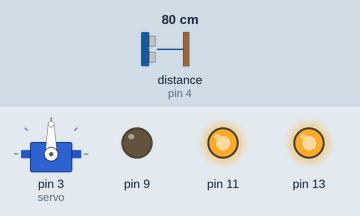
This sketch was run on a simulated Arduino Uno, built with avr-gcc and run on an emulated ATmega328P. Parts: servo, output pins drawn as LEDs (lit = HIGH). Wiring (inferred from the names in the program): ultrasonic range finder: trigger pin 5; echo pin 4. Inputs (shaded band) come from the test bench; at power-on: distance to the obstacle (sensor on pin 4) 80 cm. The echo pulse lasts 58.3 µs per cm; random numbers use the default seed unless the sketch sets one; pins used as bus, display or sensor lines are not drawn.

Above: at 1.2 s.
1.3 s: distance to the obstacle (sensor on pin 4) set to 19 cm
2.8 s: distance to the obstacle (sensor on pin 4) set to 14 cm
At 4.3 s:
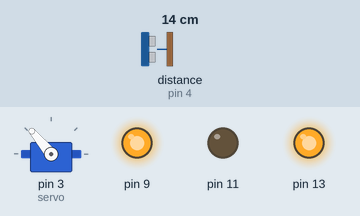
5.8 s: distance to the obstacle (sensor on pin 4) set to 18 cm
7.4 s: distance to the obstacle (sensor on pin 4) set to 2 cm
At 7.75 s:
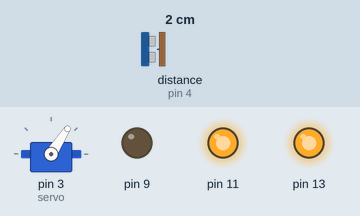
At 9.0 s:
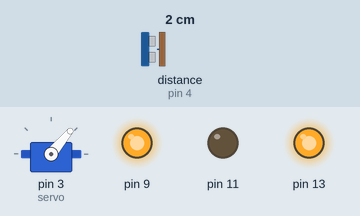
10.4 s: distance to the obstacle (sensor on pin 4) set to 35 cm
13.4 s: distance to the obstacle (sensor on pin 4) set to 4 cm
At 16.6 s:
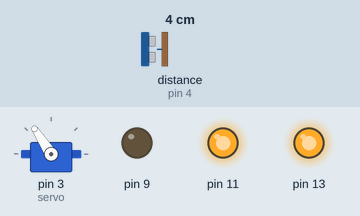
Timing chart, 0 to 63.9 s (numbered marks = the images above; inputs shaded):
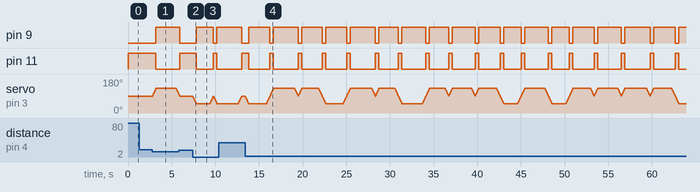

The sketch:

Ultrasonic.ino
```cpp
/*
 * Author: Avery Gosselin
 * Last Updated: 6/6/2021
*/
#include <Servo.h>

//Servo
Servo servo;
int curPos = 90;

//Ultrasonic sensor
#define echoPin 4
#define trigPin 5

void setup()
{
  //Initialize motor
  pinMode(13, OUTPUT);
  pinMode(11, OUTPUT);
  pinMode(9, OUTPUT);
  digitalWrite(13, HIGH);
  forward();

  //Initialize servo
  servo.attach(3);
  servo.write(90);
  Serial.begin(9600);

  //Initialize ultrasonic sensor
  pinMode(trigPin, OUTPUT);
  pinMode(echoPin, INPUT);
}

int checkDist(){
  long duration; // variable for the duration of sound wave travel
  int distance; // variable for the distance measurement

  digitalWrite(trigPin, LOW);
  delayMicroseconds(2);

  // Sets the trigPin HIGH (ACTIVE) for 10 microseconds
  digitalWrite(trigPin, HIGH);
  delayMicroseconds(10);
  digitalWrite(trigPin, LOW);

  // Reads the echoPin, returns the sound wave travel time in microseconds
  duration = pulseIn(echoPin, HIGH);

  // Calculating the distance
  distance = duration * 0.034 / 2; // Speed of sound wave divided by 2 (go and back)

  // Returns calculated distance
  return distance;
}

void changeDir(){
  long randTime = random(1500, 2500);
  long randTurn = random(1,3);
  if(randTurn < 2.0){
    turn(50);
  }
  else{
    turn(130);
  }
  backward();
  delay(randTime);

  turn(90);
  forward();
}

//Turns the rover to a specified servo angle at a reasonable speed.
void turn(int target)
{
  int toAdd = 0;
  if(target > curPos){
    toAdd = 1;
  }
  else{
    toAdd = -1;
  }
  while(curPos != target){
    curPos += toAdd;
    delay(10);
    servo.write(curPos);
  }
}

//Drive the rover backwards (may vary depending on how you wired the motor)
void backward()
{
  digitalWrite(13, HIGH);
  digitalWrite(11, LOW);
  digitalWrite(9, HIGH);
}

//Drive the rover forwards (may vary depending on how you wired the motor)
void forward()
{
  digitalWrite(13, HIGH);
  digitalWrite(11, HIGH);
  digitalWrite(9, LOW);
}

//Stops the rover
void halt()
{
  digitalWrite(13, LOW);
}


void loop() {
  int distance = 0;
  for(int i = 0; i < 3; i++){
    distance += checkDist();
  }
  if(distance / 3 <= 15){
    changeDir();
  }
}
```

Measured:
- the behaviour switches between 17 and 16 cm on distance to the obstacle (sensor on pin 4) (found by bisection; images 0 and 1)
- after the input at 1.3 s, every drawn part: stays the same
- after the input at 2.8 s, pin 9: LOW → HIGH after 0.41 s; pin 11: HIGH → LOW after 0.41 s; servo on pin 3 (servo): rises from 90° to 130° in 0.39 s, then falls to 103° in 2.6 s
- after the input at 7.4 s, pin 9: LOW → HIGH after 0.41 s, → LOW 2.0 s later, → HIGH 0.41 s later; pin 11: HIGH → LOW after 0.41 s, → HIGH 2.0 s later, → LOW 0.41 s later
- after the input at 13.4 s, pin 9: LOW → HIGH after 0.41 s, → LOW 2.4 s later, → HIGH 0.41 s later, → LOW 2.8 s later, … (35 changes in this stretch); pin 11: HIGH → LOW after 0.41 s, → HIGH 2.4 s later, → LOW 0.41 s later, → HIGH 2.8 s later, … (35 changes in this stretch)
